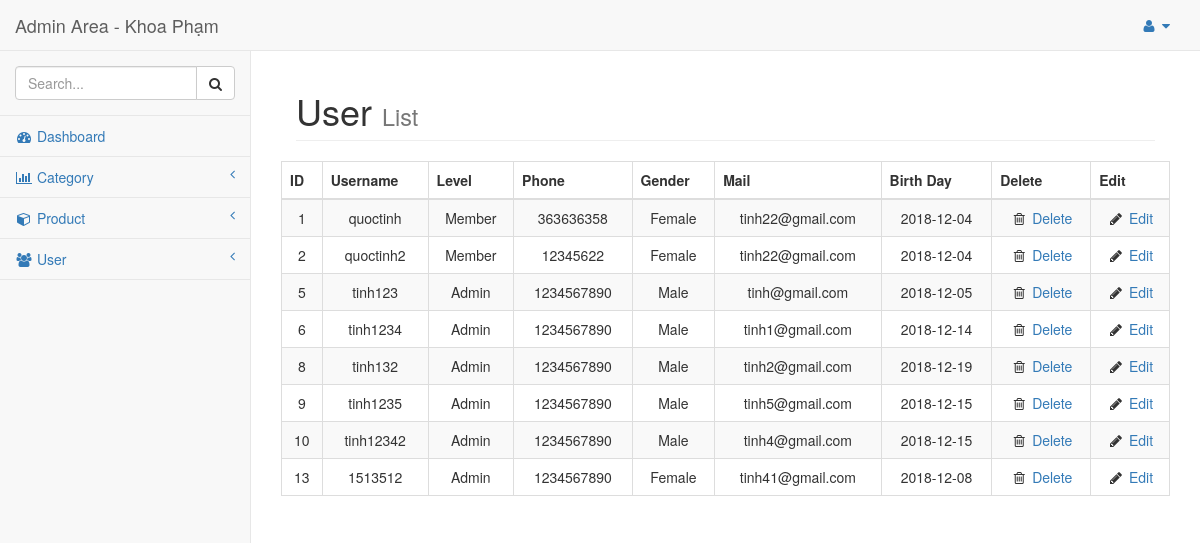
The app's page /public/admin/user_list.php, older data.
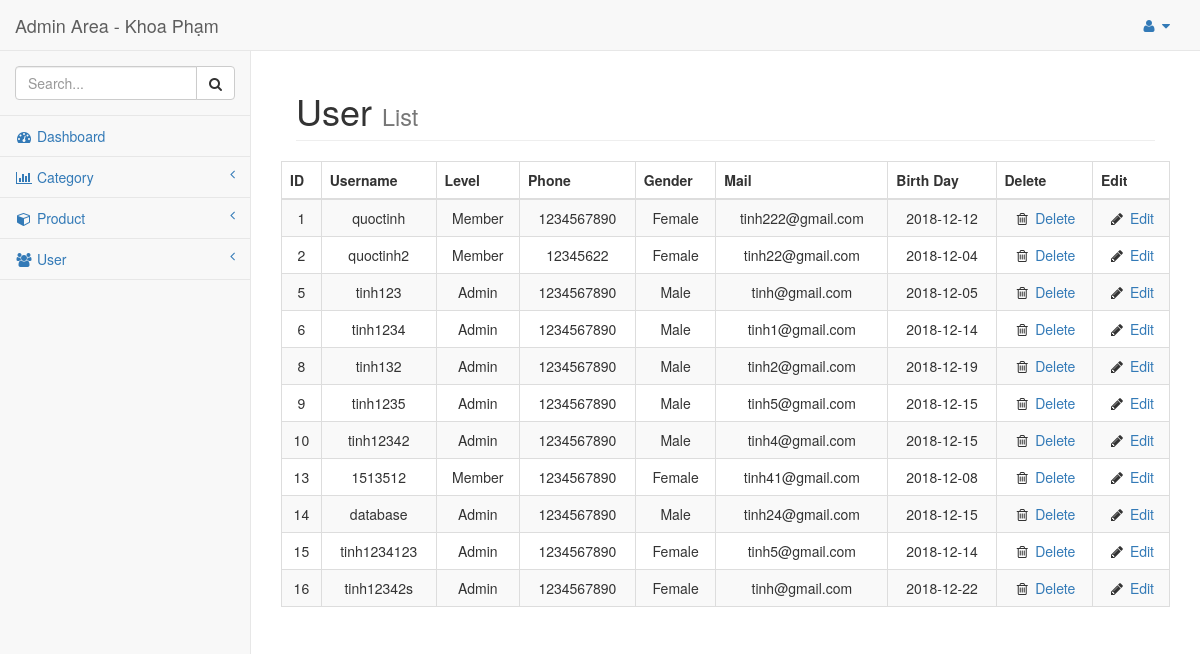
The same page, newer data.
### tables this page shows
CREATE TABLE `user` (
  `id` int(11) NOT NULL,
  `username` varchar(255) NOT NULL,
  `password` varchar(255) NOT NULL,
  `phone` int(11) DEFAULT NULL,
  `gender` tinyint(1) NOT NULL,
  `email` varchar(255) NOT NULL,
  `date_of_birth` date DEFAULT NULL,
  `account_type` int(11) NOT NULL
);

### model/database.php (called while the page is built, shortened)
<?php
class database{
    public $_dbh = '';
    public $_sql = '';
    public function database() {
        $this->_dbh = new PDO('mysql:host=localhost; dbname=web_assignment','root','');
        $this->_dbh->query('set names "utf8"');
    }
    public function setQuery($sql) {
        $this->_sql = $sql;
    }
    public function execute($options=array()) {
        $this->_cursor = $this->_dbh->prepare($this->_sql);
        $this->_cursor->execute();
        return $this->_cursor;
    }
    public function loadAllRows($options=array()) {
        if(!$options) {
            if(!$result = $this->execute())
                return false;
        }
        else {
            if(!$result = $this->execute($options))
                return false;
        }
        return $result->fetchAll(PDO::FETCH_OBJ);
    }
}
?>

### controller/UserController.php (called while the page is built, shortened)
<?php
include("../../model/User.php");
class UserController
{
	public function index()
	{
		$user = new User();
		$users = $user->getAllUser();
		return array('user'=>$users);
	}
}
?>

### model/User.php (called while the page is built, shortened)
<?php
include('database.php');
class User extends database
{
	function getAllUser()
	{
		$sql = "SELECT * FROM user";
		return $this->loadAllRows();
	}
}
?>

### public/admin/user_list.php (the view, shortened to what the changed rows need)
<?php
include("../../controller/UserController.php");
$User = new UserController();
$users = $User->index();
?>
<!DOCTYPE html>
<html lang="en">
<head>
    <link href="bower_components/bootstrap/dist/css/bootstrap.min.css" rel="stylesheet">
    <link href="bower_components/metisMenu/dist/metisMenu.min.css" rel="stylesheet">
    <link href="dist/css/sb-admin-2.css" rel="stylesheet">
    <link href="bower_components/font-awesome/css/font-awesome.min.css" rel="stylesheet" type="text/css">
    <link href="bower_components/datatables-plugins/integration/bootstrap/3/dataTables.bootstrap.css" rel="stylesheet">
    <link href="bower_components/datatables-responsive/css/dataTables.responsive.css" rel="stylesheet">
</head>
<body>
    <div id="wrapper">
        <div id="page-wrapper">
            <div class="container-fluid">
                <div class="row">
                    <div class="col-lg-12">
                        <h1 class="page-header">User
                            <small>List</small>
                        </h1>
                    </div>
                    <table class="table table-striped table-bordered table-hover" id="dataTables-example">
                        <thead>
                            <tr align="center">
                                <th>ID</th>
                                <th>Username</th>
                                <th>Level</th>
                                <th>Phone</th>
                                <th>Gender</th>
                                <th>Mail</th>
                                <th>Birth Day</th>
                                <th>Delete</th>
                                <th>Edit</th>
                            </tr>
                        </thead>
                        <tbody>
                            <?php
                                $users = $users['user'];
                                foreach ($users as $key => $user) {
                                    if($key%2)
                                    {
                                        ?>
                                        <tr class="even gradeC" align="center">
                                            <td><?=$user->id?></td>
                                            <td><?=$user->username?></td>
                                            <td><?php if($user->account_type){ echo "Admin";} else {echo "Member";}?></td>
                                            <td><?=$user->phone?></td>
                                            <td><?php if($user->gender){ echo "Male";} else {echo "Female";}?></td>
                                            <td><?=$user->email?></td>
                                            <td><?=$user->date_of_birth?></td>
                                            <td class="center"><i class="fa fa-trash-o  fa-fw"></i><a href="user_edit.php?id=<?=$user->id?>"> Delete</a></td>
                                            <td class="center"><i class="fa fa-pencil fa-fw"></i> <a href="user_edit.php?id=<?=$user->id?>"">Edit</a></td>
                                        </tr>
                                        <?php
                                    }
                                    else
                                    {
                                        ?>
                                        <tr class="odd gradeX" align="center">
                                            <td><?=$user->id?></td>
                                            <td><?=$user->username?></td>
                                            <td><?php if($user->account_type){ echo "Admin";} else {echo "Member";}?></td>
                                            <td><?=$user->phone?></td>
                                            <td><?php if($user->gender){ echo "Male";} else {echo "Female";}?></td>
                                            <td><?=$user->email?></td>
                                            <td><?=$user->date_of_birth?></td>
                                            <td class="center"><i class="fa fa-trash-o  fa-fw"></i><a href="#"> Delete</a></td>
                                            <td class="center"><i class="fa fa-pencil fa-fw"></i> <a href="user_edit.php?id=<?=$user->id?>"">Edit</a></td>
                                        </tr>
                                        <?php
                                    }
                                }
                            ?>
                        </tbody>
                    </table>
                </div>
            </div>
        </div>
    </div>
</body>
</html>

Row changes from the older to the newer data that the page shows:
changed user "quoctinh": phone "363636358" → "1234567890"; email "tinh22@gmail.com" → "tinh222@gmail.com"; date_of_birth "2018-12-04" → "2018-12-12"
changed user "tinh41@gmail.com": account_type "Admin" → "Member"
added user: id "14", username "database", account_type "Admin", phone "1234567890", gender "Male", email "tinh24@gmail.com", date_of_birth "2018-12-15"
added user: id "15", username "tinh1234123", account_type "Admin", phone "1234567890", gender "Female", email "tinh5@gmail.com", date_of_birth "2018-12-14"
added user: id "16", username "tinh12342s", account_type "Admin", phone "1234567890", gender "Female", email "tinh@gmail.com", date_of_birth "2018-12-22"
